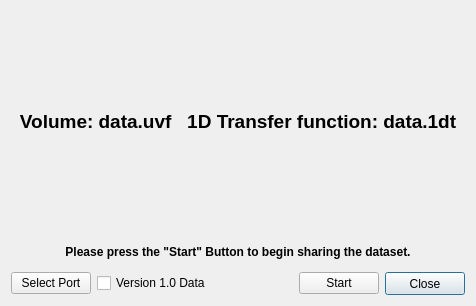
<?xml version="1.0" encoding="UTF-8"?>
<ui version="4.0">
 <class>I3MDialog</class>
 <widget class="QDialog" name="I3MDialog">
  <property name="windowModality">
   <enum>Qt::ApplicationModal</enum>
  </property>
  <property name="geometry">
   <rect>
    <x>0</x>
    <y>0</y>
    <width>476</width>
    <height>306</height>
   </rect>
  </property>
  <property name="sizePolicy">
   <sizepolicy hsizetype="Expanding" vsizetype="Expanding">
    <horstretch>0</horstretch>
    <verstretch>0</verstretch>
   </sizepolicy>
  </property>
  <property name="windowTitle">
   <string>Data Transfer to an ImageVis3D Mobile Device</string>
  </property>
  <property name="locale">
   <locale language="English" country="UnitedStates"/>
  </property>
  <property name="sizeGripEnabled">
   <bool>false</bool>
  </property>
  <property name="modal">
   <bool>true</bool>
  </property>
  <layout class="QVBoxLayout" name="verticalLayout">
   <item>
    <widget class="QLabel" name="label_files">
     <property name="font">
      <font>
       <pointsize>14</pointsize>
       <weight>75</weight>
       <bold>true</bold>
      </font>
     </property>
     <property name="text">
      <string>Volume: data.uvf   1D Transfer function: data.1dt</string>
     </property>
     <property name="alignment">
      <set>Qt::AlignCenter</set>
     </property>
     <property name="wordWrap">
      <bool>true</bool>
     </property>
    </widget>
   </item>
   <item>
    <widget class="QLabel" name="label_Status">
     <property name="sizePolicy">
      <sizepolicy hsizetype="Preferred" vsizetype="Fixed">
       <horstretch>0</horstretch>
       <verstretch>0</verstretch>
      </sizepolicy>
     </property>
     <property name="font">
      <font>
       <weight>75</weight>
       <bold>true</bold>
      </font>
     </property>
     <property name="text">
      <string>Please press the &quot;Start&quot; Button to begin sharing the dataset.</string>
     </property>
     <property name="alignment">
      <set>Qt::AlignCenter</set>
     </property>
     <property name="wordWrap">
      <bool>true</bool>
     </property>
    </widget>
   </item>
   <item>
    <widget class="QFrame" name="frame_2">
     <property name="sizePolicy">
      <sizepolicy hsizetype="Preferred" vsizetype="Fixed">
       <horstretch>0</horstretch>
       <verstretch>0</verstretch>
      </sizepolicy>
     </property>
     <property name="frameShape">
      <enum>QFrame::NoFrame</enum>
     </property>
     <property name="frameShadow">
      <enum>QFrame::Plain</enum>
     </property>
     <property name="lineWidth">
      <number>0</number>
     </property>
     <layout class="QHBoxLayout" name="horizontalLayout_2">
      <property name="margin">
       <number>0</number>
      </property>
      <item>
       <widget class="QPushButton" name="pushButton_Network">
        <property name="text">
         <string>Select Port</string>
        </property>
       </widget>
      </item>
      <item>
       <widget class="QCheckBox" name="checkBoxV">
        <property name="text">
         <string>Version 1.0 Data</string>
        </property>
       </widget>
      </item>
      <item>
       <spacer name="horizontalSpacer">
        <property name="orientation">
         <enum>Qt::Horizontal</enum>
        </property>
        <property name="sizeHint" stdset="0">
         <size>
          <width>40</width>
          <height>20</height>
         </size>
        </property>
       </spacer>
      </item>
      <item>
       <widget class="QPushButton" name="pushButton_Start">
        <property name="text">
         <string>Start</string>
        </property>
       </widget>
      </item>
      <item>
       <widget class="QPushButton" name="pushButton_OK">
        <property name="minimumSize">
         <size>
          <width>0</width>
          <height>23</height>
         </size>
        </property>
        <property name="text">
         <string>Close</string>
        </property>
        <property name="autoDefault">
         <bool>false</bool>
        </property>
        <property name="default">
         <bool>true</bool>
        </property>
       </widget>
      </item>
     </layout>
    </widget>
   </item>
  </layout>
 </widget>
 <resources/>
 <connections>
  <connection>
   <sender>pushButton_OK</sender>
   <signal>clicked()</signal>
   <receiver>I3MDialog</receiver>
   <slot>accept()</slot>
   <hints>
    <hint type="sourcelabel">
     <x>466</x>
     <y>282</y>
    </hint>
    <hint type="destinationlabel">
     <x>395</x>
     <y>181</y>
    </hint>
   </hints>
  </connection>
  <connection>
   <sender>pushButton_Network</sender>
   <signal>clicked()</signal>
   <receiver>I3MDialog</receiver>
   <slot>SetPort()</slot>
   <hints>
    <hint type="sourcelabel">
     <x>55</x>
     <y>282</y>
    </hint>
    <hint type="destinationlabel">
     <x>3</x>
     <y>95</y>
    </hint>
   </hints>
  </connection>
  <connection>
   <sender>pushButton_Start</sender>
   <signal>clicked()</signal>
   <receiver>I3MDialog</receiver>
   <slot>Start()</slot>
   <hints>
    <hint type="sourcelabel">
     <x>385</x>
     <y>282</y>
    </hint>
    <hint type="destinationlabel">
     <x>5</x>
     <y>137</y>
    </hint>
   </hints>
  </connection>
  <connection>
   <sender>checkBoxV</sender>
   <signal>clicked()</signal>
   <receiver>I3MDialog</receiver>
   <slot>SetVersion()</slot>
   <hints>
    <hint type="sourcelabel">
     <x>122</x>
     <y>279</y>
    </hint>
    <hint type="destinationlabel">
     <x>214</x>
     <y>291</y>
    </hint>
   </hints>
  </connection>
 </connections>
 <slots>
  <signal>CheckUpdatesClicked()</signal>
  <signal>OnlineHelpClicked()</signal>
  <signal>OnlineVideoTutClicked()</signal>
  <signal>ReportABugClicked()</signal>
  <slot>CheckUpdates()</slot>
  <slot>OnlineHelp()</slot>
  <slot>OnlineVideoTut()</slot>
  <slot>ReportABug()</slot>
  <slot>Start()</slot>
  <slot>SetPort()</slot>
  <slot>SetVersion()</slot>
 </slots>
</ui>
